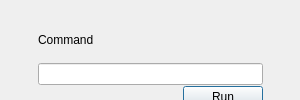
<?xml version="1.0" encoding="UTF-8"?>
<ui version="4.0">
 <class>tools_runtimeDirective</class>
 <widget class="QDialog" name="tools_runtimeDirective">
  <property name="geometry">
   <rect>
    <x>0</x>
    <y>0</y>
    <width>300</width>
    <height>100</height>
   </rect>
  </property>
  <property name="windowTitle">
   <string>Runtime Directive / Debug Assembler</string>
  </property>
  <widget class="QWidget" name="verticalLayoutWidget">
   <property name="geometry">
    <rect>
     <x>30</x>
     <y>10</y>
     <width>241</width>
     <height>106</height>
    </rect>
   </property>
   <layout class="QVBoxLayout" name="verticalLayoutRTD">
    <property name="spacing">
     <number>1</number>
    </property>
    <property name="leftMargin">
     <number>8</number>
    </property>
    <property name="topMargin">
     <number>8</number>
    </property>
    <property name="rightMargin">
     <number>8</number>
    </property>
    <property name="bottomMargin">
     <number>8</number>
    </property>
    <item>
     <widget class="QLabel" name="labelCommand">
      <property name="text">
       <string>Command</string>
      </property>
     </widget>
    </item>
    <item>
     <widget class="QLineEdit" name="lineEditCommand"/>
    </item>
    <item>
     <layout class="QHBoxLayout" name="horizontalLayoutB">
      <item>
       <spacer name="horizontalSpacer">
        <property name="orientation">
         <enum>Qt::Horizontal</enum>
        </property>
        <property name="sizeHint" stdset="0">
         <size>
          <width>40</width>
          <height>20</height>
         </size>
        </property>
       </spacer>
      </item>
      <item>
       <widget class="QPushButton" name="Run_button">
        <property name="text">
         <string>Run</string>
        </property>
       </widget>
      </item>
     </layout>
    </item>
   </layout>
  </widget>
 </widget>
 <resources/>
 <connections/>
</ui>
